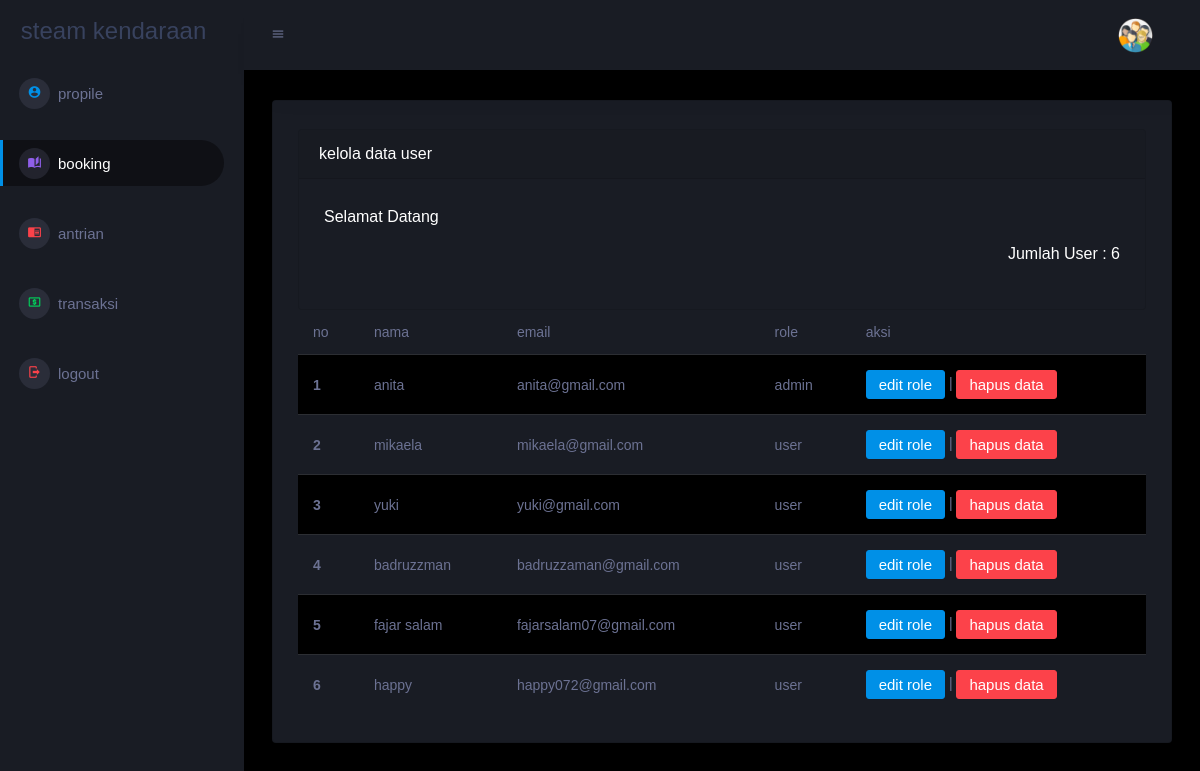
/index.php/data, run on the app's committed database.
### tables this page shows
CREATE TABLE `user` (
  `id` int(11) NOT NULL,
  `email` varchar(245) NOT NULL,
  `password` varchar(245) NOT NULL,
  `nama` varchar(245) DEFAULT NULL,
  `role` enum('admin','user') NOT NULL,
  `tanggal` date NOT NULL,
  `alamat` varchar(255) NOT NULL,
  `no_tel` int(12) NOT NULL
);

### application/controllers/data.php (called while the page is built, shortened)
<?php
class Data extends CI_Controller
{
    public function index()
    {
        $data['user'] = $this->db->get_where('user', ['email' => $this->session->userdata('email')])->row_array();
        $data['allUser'] = $this->db->get('user')->result_array();
        $data['jumlah'] = $this->db->get('user')->num_rows();
        $this->load->view('templates/header', $data);
        $this->load->view('templates/sidebar', $data);
        $this->load->view('templates/topbar', $data);
        $this->load->view('user/data', $data);
        $this->load->view('templates/footer', $data);
    }
}

### index.php (called while the page is built, shortened)
<?php
require_once BASEPATH.'core/CodeIgniter.php';

### application/views/user/data.php (the view, shortened to what this page needs)
<div class="main-panel">
    <div class="content-wrapper">
        <div class="row">
            <div class="col-lg-12 grid-margin stretch-card">
                <div class="card">
                    <div class="card-body">
                        <div class="table-responsive">
                            <div class="card">
                                <div class="card-header">
                                    kelola data user
                                </div>
                                <div class="card-body">
                                    <h5 class="card-title">selamat datang <?= $user['nama']; ?></h5>
                                    <h5 class="card-title float-right">jumlah user : <?= $jumlah; ?></h5>
                                </div>
                            </div>
                            <table class="table table-striped">
                                <thead>
                                    <tr>
                                        <th> no </th>
                                        <th> nama </th>
                                        <th> email </th>
                                        <th> role </th>
                                        <th> aksi </th>
                                    </tr>
                                </thead>
                                <tbody>
                                    <tr>
                                    <tr>
                                        <?php $no = 1 ?>
                                        <?php foreach ($allUser as $u) : ?>
                                    <tr>
                                        <th scope="row"><?= $no++ ?></th>
                                        <td><?= $u['nama'] ?></td>
                                        <td><?= $u['email'] ?></td>
                                        <td><?= $u['role'] ?></td>
                                        <td>
                                            <button type="button" class="btn btn-primary editButton" data-toggle="modal" data-target="#exampleModal" data-id="<?= $u['id']; ?>">
                                                edit role
                                            </button> |
                                            <a href="<?= base_url('user/hapus/') . $u['id']; ?>" class="btn btn-danger">hapus data</a>
                                        </td>
                                    </tr>
                        </div>
                    </div>
                </div>
            <?php endforeach; ?>

### application/views/templates/header.php (shortened to what this page needs)
<!DOCTYPE html>
<html lang="en">
<head>
    <link rel="stylesheet" href="<?= base_url('assets/'); ?>assets/vendors/mdi/css/materialdesignicons.min.css">
    <link rel="stylesheet" href="<?= base_url('assets/'); ?>assets/vendors/css/vendor.bundle.base.css">
    <link rel="stylesheet" href="<?= base_url('assets/'); ?>assets/css/style.css">
</head>
<body>

### application/views/templates/sidebar.php (shortened to what this page needs)
<div class="container-scroller">
    <nav class="sidebar sidebar-offcanvas" id="sidebar">
        <div class="sidebar-brand-wrapper d-none d-lg-flex align-items-center justify-content-center fixed-top">
            <a class="sidebar-brand brand-logo">
                <h3>steam kendaraan</h3>
            </a>
        </div>
        <ul class="nav" active>
            <li class="nav-item menu-items">
                <a class="nav-link" href="<?= base_url('user/propil'); ?>">
                    <span class="menu-icon">
                        <i class="mdi mdi-account-circle"></i>
                    </span>
                    <span class="menu-title">propile</span>
                </a>
            </li>
            <br>
            <li class="nav-item menu-items">
                <a class="nav-link" href="<?= base_url('dataKen') ?>">
                    <span class="menu-icon">
                        <i class="mdi mdi-book-open-page-variant"></i>
                    </span>
                    <span class="menu-title">booking</span>
                </a>
            </li>
            <br>
            <li class="nav-item menu-items">
                <a class="nav-link" href="<?= base_url('Booking'); ?>">
                    <span class="menu-icon">
                        <i class="mdi mdi-book-open"></i>
                    </span>
                    <span class="menu-title">antrian</span>
                </a>
            </li>
            <br>
            <li class="nav-item menu-items">
                <a class="nav-link" href="<?= base_url('user/transaksi'); ?>">
                    <span class="menu-icon">
                        <i class="mdi mdi-cash-usd"></i>
                    </span>
                    <span class="menu-title">transaksi</span>
                </a>
            </li>
            <br>
            <li class="nav-item menu-items">
                <a class="nav-link" href="<?= base_url('user/logout'); ?>" onclick="return confirm('yakin?');">
                    <span class="menu-icon">
                        <i class="mdi mdi-logout text-danger"></i>
                    </span>
                    <span class="menu-title">logout</span>
                </a>
            </li>
            <br>
        </ul>
    </nav>

### application/views/templates/topbar.php (shortened to what this page needs)
<div class="container-fluid page-body-wrapper">
    <nav class="navbar p-0 fixed-top d-flex flex-row">
        <div class="navbar-menu-wrapper flex-grow d-flex align-items-stretch">
            <button class="navbar-toggler navbar-toggler align-self-center" type="button" data-toggle="minimize">
                <span class="mdi mdi-menu"></span>
            </button>
            <ul class="navbar-nav navbar-nav-right">
                <li class="nav-item dropdown">
                    <a class="nav-link" id="profileDropdown" href="#" data-toggle="dropdown">
                        <div class="navbar-profile">
                            <img class="img-xs rounded-circle" src="<?= base_url('assets/'); ?>assets/images/faces/propil.png">
                        </div>
                    </a>
    </nav>

### application/views/templates/footer.php (shortened to what this page needs)
</body>
</html>

### data on the page
user: nama "anita", email "anita@gmail.com", role "admin"
user: nama "mikaela", email "mikaela@gmail.com", role "user"
user: nama "yuki", email "yuki@gmail.com", role "user"
user: nama "badruzzman", email "badruzzaman@gmail.com", role "user"
user: nama "fajar salam", email "fajarsalam07@gmail.com", role "user"
user: nama "happy", email "happy072@gmail.com", role "user"

### other printed values
$jumlah "6"
